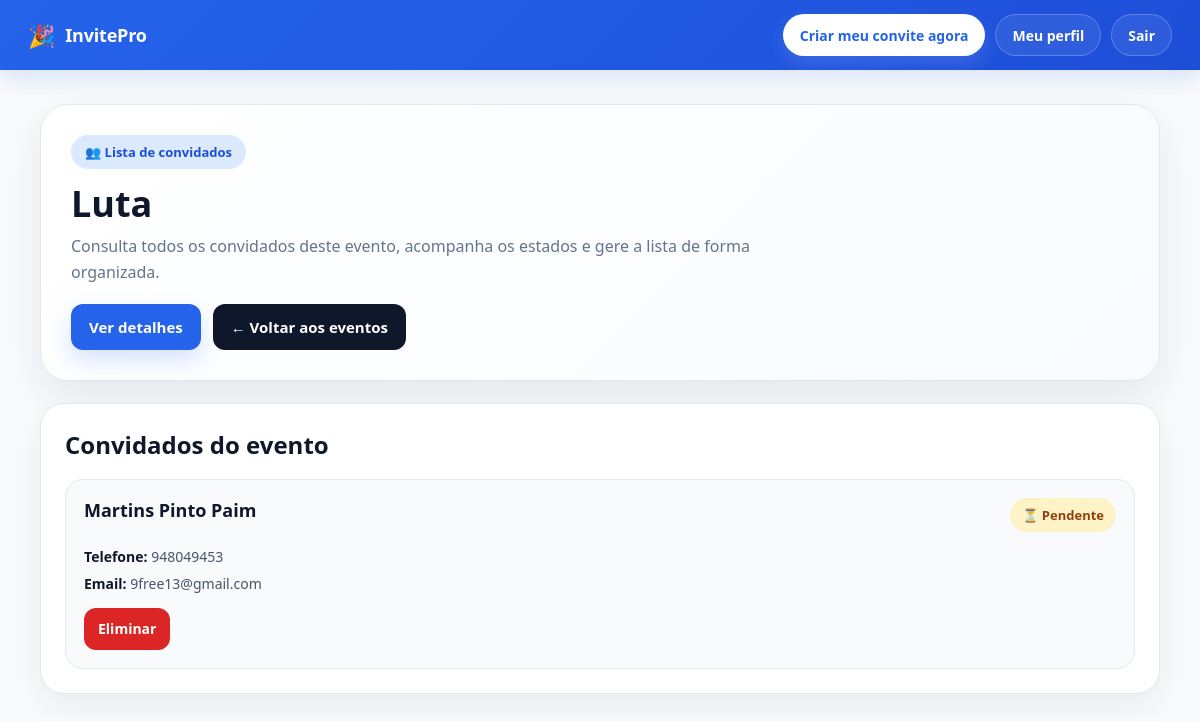
/event/19/guests/ (signed in), run on an earlier commit of the app's database.
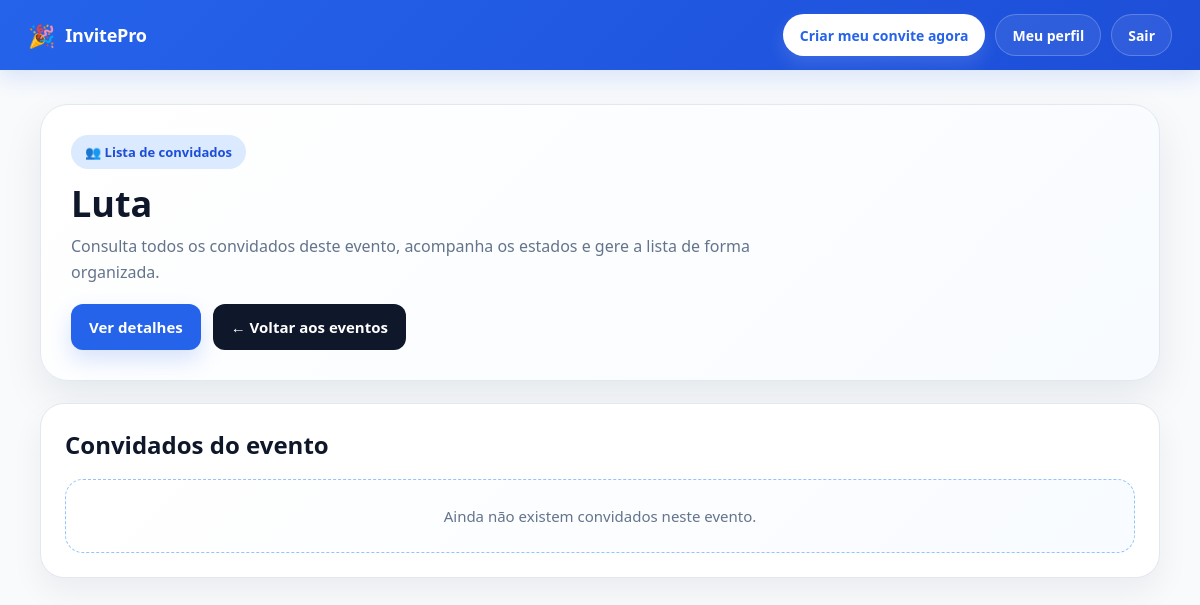
And on a later commit of the database.
### guests/models.py (models this page shows, shortened)
class Guest(models.Model):
    STATUS_CHOICES = [
        ('pendente', 'Pendente'),
        ('confirmado', 'Confirmado'),
        ('recusado', 'Recusado'),
    ]
    event = models.ForeignKey(Event, on_delete=models.CASCADE)
    full_name = models.CharField(max_length=200)
    phone = models.CharField(max_length=20)
    email = models.EmailField(blank=True)
    status = models.CharField(max_length=20, choices=STATUS_CHOICES, default='pendente')
    token = models.UUIDField(default=uuid.uuid4, editable=False, unique=True)

### events/views.py (the view)
# urls.py: path('<int:event_id>/guests/', views.event_guests, name='event_guests'),
def event_guests(request, event_id):
    event = get_object_or_404(Event, id=event_id)
    if not request.user.is_authenticated:
        messages.error(request, "Precisas de iniciar sessão.")
        return redirect('login')
    if event.owner != request.user:
        messages.error(request, "Não tens permissão para ver os convidados deste evento.")
        return redirect('event_list')
    guests = Guest.objects.filter(event=event).order_by('-id')
    context = {
        'event': event,
        'guests': guests,
    }
    return render(request, 'events/event_guests.html', context)

### events/templates/events/event_guests.html (shortened to what this page needs)
{% extends "base.html" %}
{% block content %}
<div class="guests-wrapper">
    <div class="hero-card">
        <div class="hero-top">
            <div>
                <div class="hero-badge">👥 Lista de convidados</div>
                <h1 class="hero-title">{{ event.name }}</h1>
                <p class="hero-subtitle">
                    Consulta todos os convidados deste evento, acompanha os estados e gere a lista de forma organizada.
                </p>
            </div>
            <div class="hero-actions">
                <a href="{% url 'event_detail' event.id %}" class="hero-btn primary">Ver detalhes</a>
                <a href="{% url 'event_list' %}" class="hero-btn secondary">← Voltar aos eventos</a>
            </div>
        </div>
    </div>
    <div class="guests-card">
        <h2 class="section-title">Convidados do evento</h2>
        {% if guests %}
            <ul class="guest-list">
                {% for guest in guests %}
                    <li class="guest-item">
                        <div class="guest-top">
                            <div class="guest-name">{{ guest.full_name }}</div>
                            {% if guest.status == 'confirmado' %}
                                <div class="status confirmado">✅ Confirmado</div>
                            {% elif guest.status == 'recusado' %}
                                <div class="status recusado">🚫 Recusado</div>
                            {% else %}
                                <div class="status pendente">⏳ Pendente</div>
                            {% endif %}
                        </div>
                        <div class="guest-meta">
                            <div class="guest-meta-item"><strong>Telefone:</strong> {{ guest.phone|default:"Não informado" }}</div>
                            <div class="guest-meta-item"><strong>Email:</strong> {{ guest.email|default:"Não informado" }}</div>
                        </div>
                        <div class="guest-buttons">
                            <a href="{% url 'delete_guest' guest.id %}"
                               class="guest-btn danger"
                               onclick="return confirm('Tens a certeza que queres eliminar este convidado?');">
                                Eliminar
                            </a>
                        </div>
                    </li>
                {% endfor %}
            </ul>
        {% else %}
            <div class="empty-box">
                Ainda não existem convidados neste evento.
            </div>
        {% endif %}
    </div>
</div>
{% endblock %}

What changed in the data, as far as the page shows it:
removed Guest: full_name "Martins Pinto Paim", status "⏳ Pendente", phone "948049453", email "9free13@gmail.com"
Also different on the page:
text now shown: "Ainda não existem convidados neste evento."
